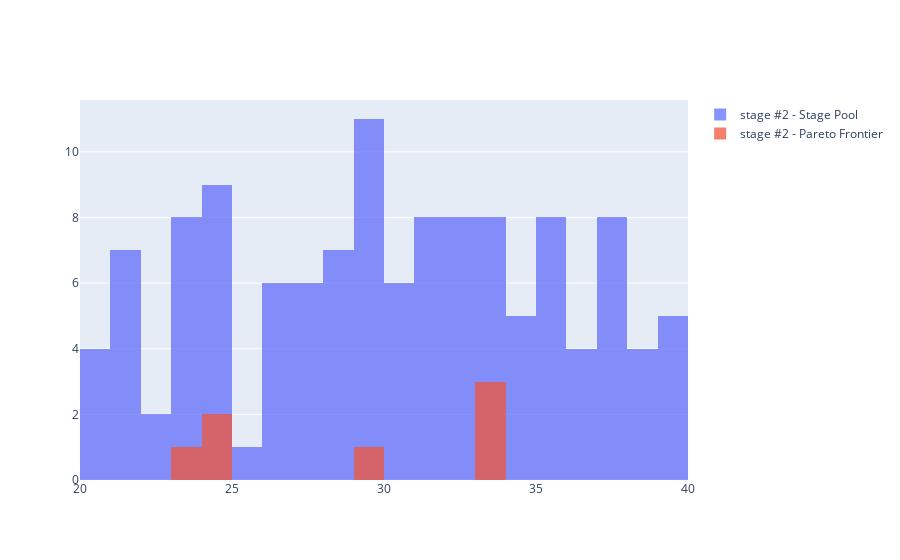

Write notebook code for a chart like this one.
### Code cell
####################
# stage - 2
####################
fig = go.Figure()

start = 20
end = 40
size = 1

fig.add_trace(go.Histogram(
    x=node_dict[2],
    name='stage #2 - Stage Pool',
    xbins=dict(
        start=start,
        end=end,
        size=size)
))
              
fig.add_trace(go.Histogram(
    x=stage_2_node,
    name='stage #2 - Pareto Frontier',
    xbins=dict(
        start=start,
        end=end,
        size=size)
))

# Overlay both histograms
fig.update_layout(barmode='overlay')
# Reduce opacity to see both histograms
fig.update_traces(opacity=0.75)
fig.show()

### Figure 1 — Plotly figure (JSON) as saved in the notebook; plotly's stock layout.template omitted (floating-point values rounded to 4 significant figures)
{"data": [{"name": "stage #2 - Stage Pool", "opacity": 0.75, "type": "histogram", "x": [26, 29, 40, 37, 38, 37, 22, 31, 32, 39, 33, 37, 30, 21, 31, 26, 36, 38, 35, 33, 22, 23, 24, 27, 31, 24, 30, 32, 21, 26, 23, 31, 38, 29, 37, 24, 26, 33, 34, 32, 24, 32, 21, 32, 23, 30, 21, 28, 21, 29, 28, 37, 39, 38, 21, 29, 29, 39, 35, 27, 20, 33, 33, 36, 24, 24, 36, 31, 26, 28, 24, 30, 30, 23, 35, 29, 32, 32, 35, 29, 40, 33, 34, 35, 37, 20, 25, 32, 29, 29, 39, 26, 23, 34, 31, 23, 33, 37, 34, 27, 39, 20, 31, 37, 24, 24, 34, 36, 33, 29, 31, 35, 23, 35, 28, 21, 28, 27, 20, 28, 27, 40, 29, 28, 30, 27, 23, 35], "xbins": {"end": 40, "size": 1, "start": 20}}, {"name": "stage #2 - Pareto Frontier", "opacity": 0.75, "type": "histogram", "x": [24, 23, 33, 29, 33, 24, 33], "xbins": {"end": 40, "size": 1, "start": 20}}], "layout": {"barmode": "overlay"}}
